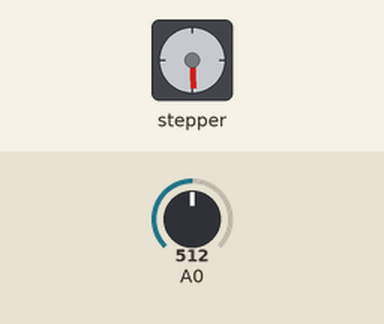
Simulated run of this sketch. Board: Arduino Uno, built with avr-gcc and run on an emulated ATmega328P. Parts: stepper motor. Inputs (shaded band) come from the test bench; at power-on: A0 = 512. Stepper angles assume 2048 steps per turn.

Above: at 1.27 s.
1.3 s: A0 set to 716
At 2.5 s:
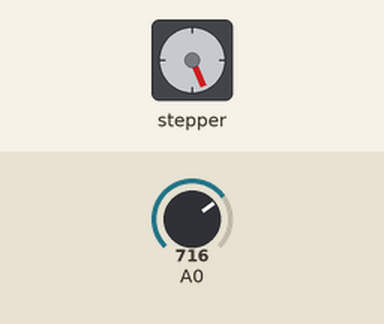
2.8 s: A0 set to 511
At 2.95 s:
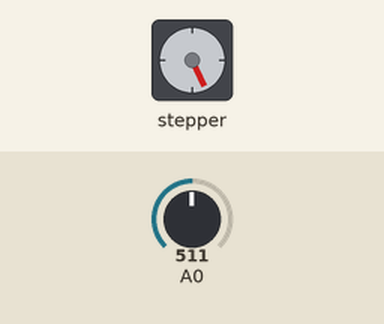
At 3.55 s:
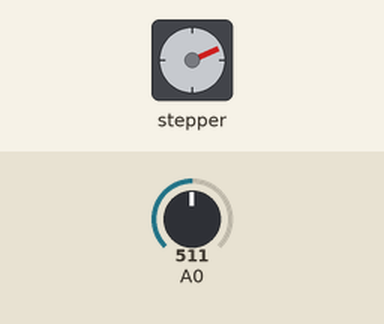
5.8 s: A0 set to 122
8.8 s: A0 set to 0
Timing chart, 0 to 15.8 s (numbered marks = the images above; inputs shaded):
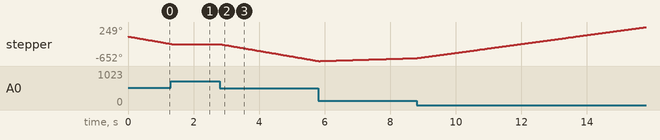

The sketch:

04_-_Stepper_Motor_+_Joystick.ino
```cpp
/*
  Stepper Motor + Joystick

  This program changes the Stepper Motor's speed and direction from the position of joystick

  This program makes use of include, Stepper.h, const, float, int, Stepper, steppermotor, analogRead, map, switch...case, steppermotor.setSpeed, steppermotor.step, and break.
*/

#include <Stepper.h> // Includes the stepper motor library in the program

const float STEPS_PER_REV = 32; // Creates a constant float variable called "STEPS_PER_REV" and give it the value of 32

int StepsRequired; // Creates an integer variable called "StepsRequired"

int speed = 0; // Creates an integer variable called "speed"

// Pins entered in sequence 1-3-2-4
Stepper steppermotor(STEPS_PER_REV,8,10,9,11); // Defines the stepper motor as having 32 steps per revolution, and 8, 9, 10, and 11 as its Arduino pins

void setup() {

}

void loop() {
  int joystickX = analogRead(A0); // Creates an integer variable called "joystickX" and gives it the read value of pin A0
  int resultX = map(joystickX, 0, 470, 0, 3); // Creates an integer variable called "resultX" and gives it the mapped value of "joystickX" from 0 - 1023 to 0 - 3

  int rangeL = map(joystickX, 0, 157, 255, 0); // Creates an integer variable called "rangeL" and gives it the mapped value of "joystickX" from 0 - 341 to 255 - 0
  int rangeM = map(joystickX, 158, 314, 0, 255); // Creates an integer variable called "rangeM" and gives it the mapped value of "joystickX" from 342 - 683 to 0 - 255
  int rangeH = map(joystickX, 315, 470, 0, 255); // Creates an integer variable called "rangeH" and gives it the mapped value of "joystickX" from 684 - 1023 to 0 - 255

  switch(resultX){ // Compares the value of "resultX" with the values of the following cases
    case 0: // If "resultY" is 0
    speed = rangeL * 5; // Gives "speed" the value of the product of "rangeL" and 5
    steppermotor.setSpeed(speed); // Sets the speed of the stepper motor to the value of "speed"
    StepsRequired = rangeL / 5; // Gives "StepsRequired" the value of the quotient of "rangeL" and 5
    steppermotor.step(StepsRequired); // Moves the stepper motor in "StepsRequired" steps
    break; // Ends the statement

    case 1: // If "resultY" is 1
    speed = rangeM * 0; // Gives "speed" the value of the product of "rangeM" and 0
    steppermotor.step(0); // Moves the stepper motor in "StepsRequired" steps
    break; // Ends the statement

    case 2: // If "resultY" is 2
    speed = rangeH * 5; // Gives "speed" the value of the product of "rangeH" and 5
    steppermotor.setSpeed(speed); // Sets the speed of the stepper motor to the value of "speed"
    StepsRequired = - rangeH / 5; // Gives "StepsRequired" the value of the quotient of "rangeH" and 5
    steppermotor.step(StepsRequired); // Moves the stepper motor in "StepsRequired" steps
    break; // Ends the statement

    case 3: // If "resultY" is 3
    speed = rangeH * 5; // Gives "speed" the value of the product of "rangeH" and 5
    steppermotor.setSpeed(speed); // Sets the speed of the stepper motor to the value of "speed"
    StepsRequired = - rangeH / 5; // Gives "StepsRequired" the value of the quotient of "rangeH" and 5
    steppermotor.step(StepsRequired); // Moves the stepper motor in "StepsRequired" steps
    break; // Ends the statement
  }
}
```

Measured:
- after the input at 1.3 s, stepper: goes on until 1.3 s, then stays -203°
- after the input at 2.8 s, stepper: keeps turning counter-clockwise at about 150°/s, starting at once
- by itself, stepper: keeps turning counter-clockwise at about 153°/s
